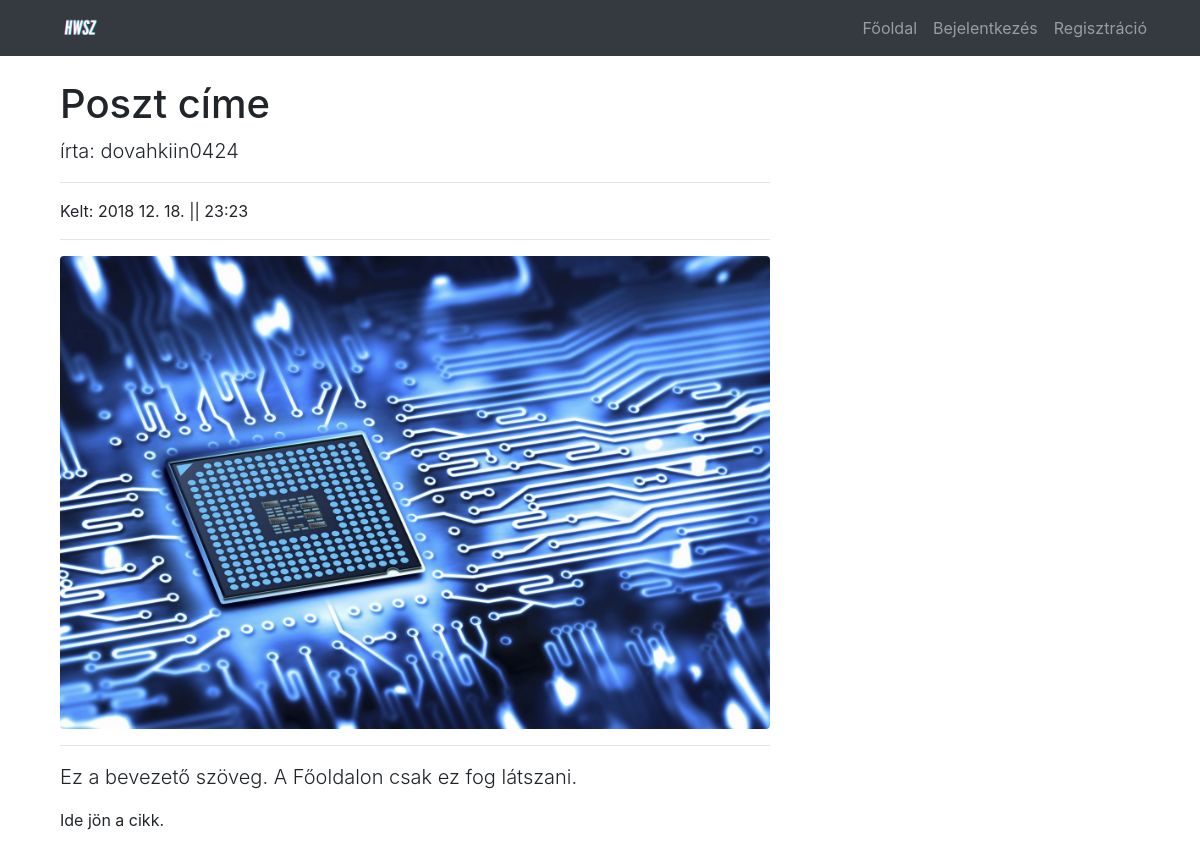
The app's page /post/18/ with its own data.
### blog/models.py (models this page shows, shortened)
class Post(models.Model):
    cim = models.CharField(max_length=100)
    tartalom = models.TextField()
    kelt = models.DateTimeField(default=timezone.now)
    szerzo = models.ForeignKey(User, on_delete=models.CASCADE)
    intro = models.CharField(max_length=100, default='intro')
    kep = models.ImageField(default='pdefault.png', upload_to='post_pics')

### blog/views.py (the view)
# urls.py: path('post/<int:pk>/', PostDetailView.as_view(), name="post-detail"),
class PostDetailView(DetailView):
    model = Post

### blog/templates/blog/post_detail.html (shortened to what this page needs)
{% extends "blog/base.html" %}
{% block content %}
<div class="container">
    <div class="row">
        <div class="col-lg-8">
            <h1 class="mt-4">{{ object.cim }}</h1>
            <p class="lead">írta: {{ object.szerzo }}</p>
            <hr>
            <p>Kelt: {{ object.kelt|date:"Y m. d. || H:i" }}</p>
            <hr>
            <img class="img-fluid rounded" src="{{ post.kep.url }}">
            <hr>
            <p class="lead">{{ object.intro }}</p>
            <p>{{ object.tartalom }}</p>
        </div>
    </div>
</div>
{% endblock content %}

### blog/static/blog/main.css (style rules this page uses)
body { padding-top: 54px; }
@media (min-width: 992px) { body { padding-top: 56px; } }

### records on screen
Post: cim "Poszt címe", szerzo "dovahkiin0424", kelt|H "2018 12. 18. || 23:23", kep (placeholder picture), intro "Ez a bevezető szöveg. A Főoldalon csak ez fog látszani.", tartalom "Ide jön a cikk."
